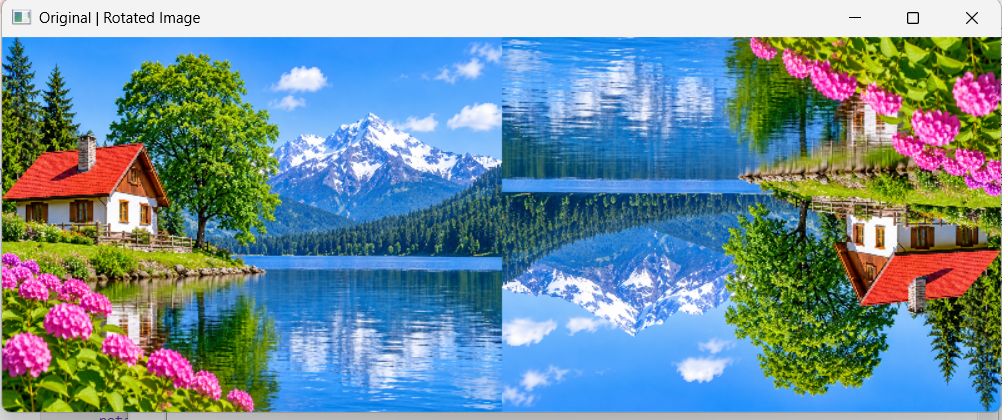
#> input picture exp.11.png, 1002 x 420 px
$ python '36 – Background Subtraction by Color Levels.py'
#> lines starting #> are read from the running program, lines starting #| are printed output that depends on the picture; after the words box and inside, x2 and y2 are one past the last pixel; in counts of white or black regions, pixels touching at a corner belong together
import cv2
import numpy as np
from tkinter import Tk, filedialog

Tk().withdraw()
path = filedialog.askopenfilename(
    filetypes=[("Image Files", "*.jpg *.png *.jpeg")]
)
#> the answer given: exp.11.png

img = cv2.imread(path)
#> img is the input picture: shape (420, 1002, 3); mean B, G, R 152.9, 141.6, 111.8

if img is not None:
    hsv = cv2.cvtColor(img, cv2.COLOR_BGR2HSV)
#> hsv: shape (420, 1002, 3); mean H, S, V 73.2, 152.3, 185.3

    lower = np.array([35, 40, 40])
    upper = np.array([85, 255, 255])

    mask = cv2.inRange(hsv, lower, upper)
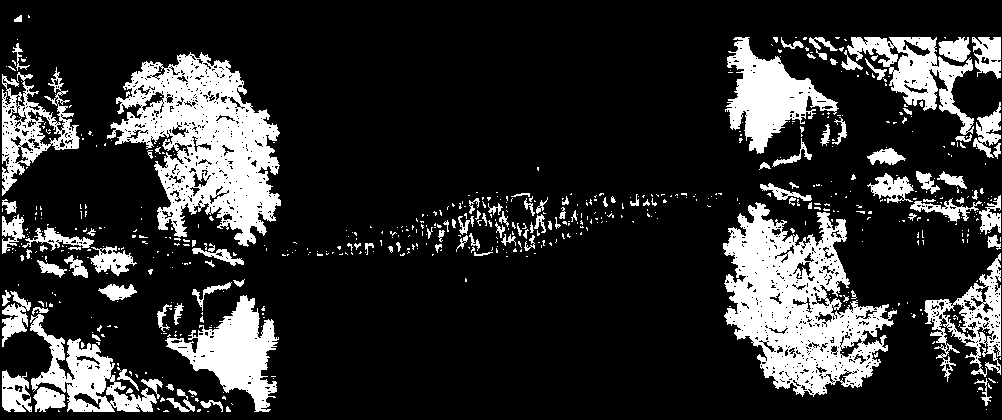
#> mask: shape (420, 1002); 18.6% white; 629 white regions (510 under 20 px), largest, box (x1, y1, x2, y2) and area: (723, 202, 897, 397) 16990, (107, 52, 281, 247) 16987, (725, 37, 839, 154) 5650
    result = cv2.bitwise_and(img, img, mask=cv2.bitwise_not(mask))
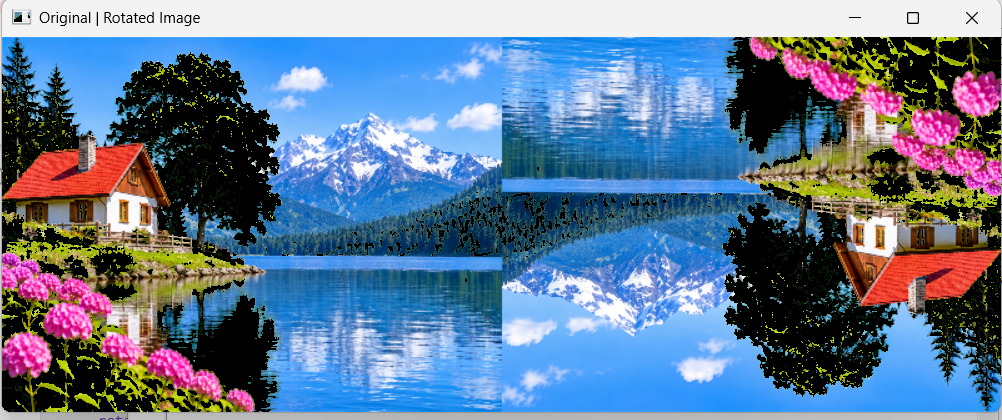
#> result: shape (420, 1002, 3); mean B, G, R 147.9, 121.1, 98.1

    cv2.imshow("Background Subtraction", result)
    cv2.waitKey(0)
    cv2.destroyAllWindows()
else:
    print("Image not found")

$ run again, on exp.13.png
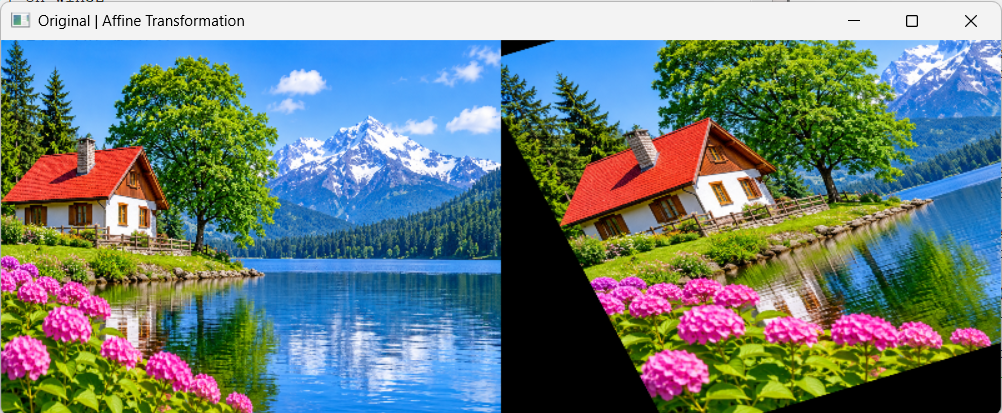
#> input picture exp.13.png, 1002 x 413 px
#> img is the input picture: shape (413, 1002, 3); mean B, G, R 123.3, 126, 107.7
#> hsv: shape (413, 1002, 3); mean H, S, V 62.1, 144, 162.6
#> `mask = cv2.inRange(hsv, lower, upper)`:
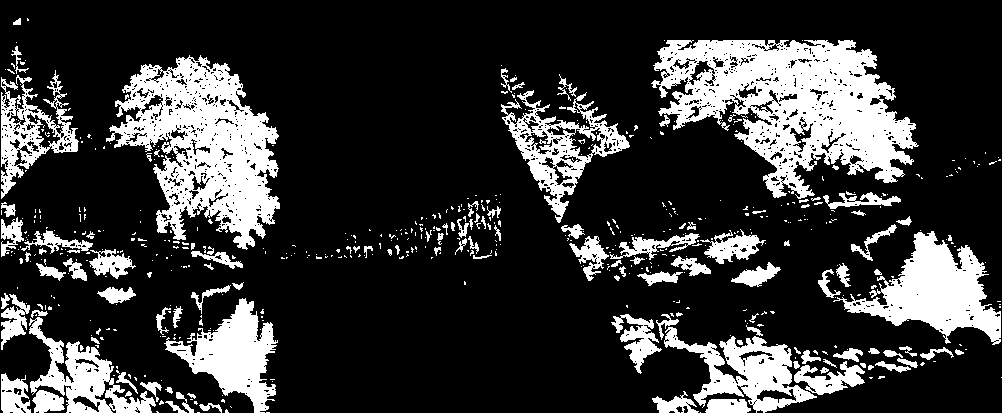
#> mask: shape (413, 1002); 21.9% white; 562 white regions (441 under 20 px), largest, box (x1, y1, x2, y2) and area: (651, 40, 919, 199) 22065, (106, 55, 280, 250) 16987, (833, 231, 1001, 345) 8112
#> `result = cv2.bitwise_and(img, img, mask=cv2.bitwise_not(mask))`:
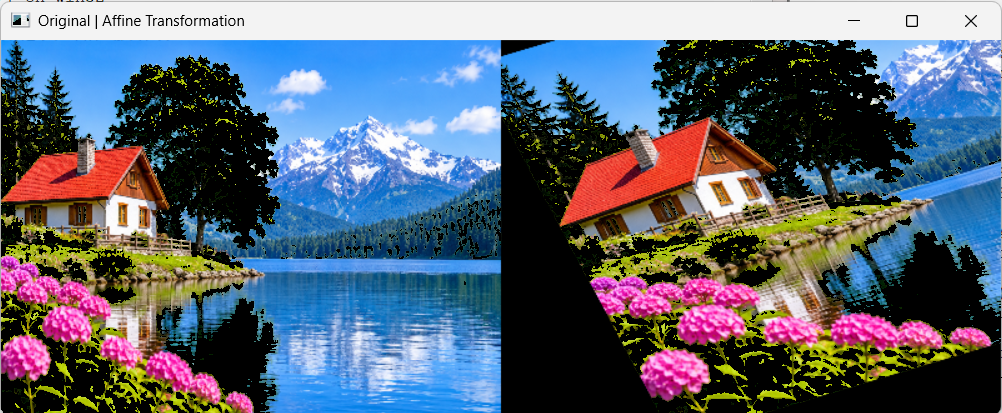
#> result: shape (413, 1002, 3); mean B, G, R 117.8, 102, 91.7
